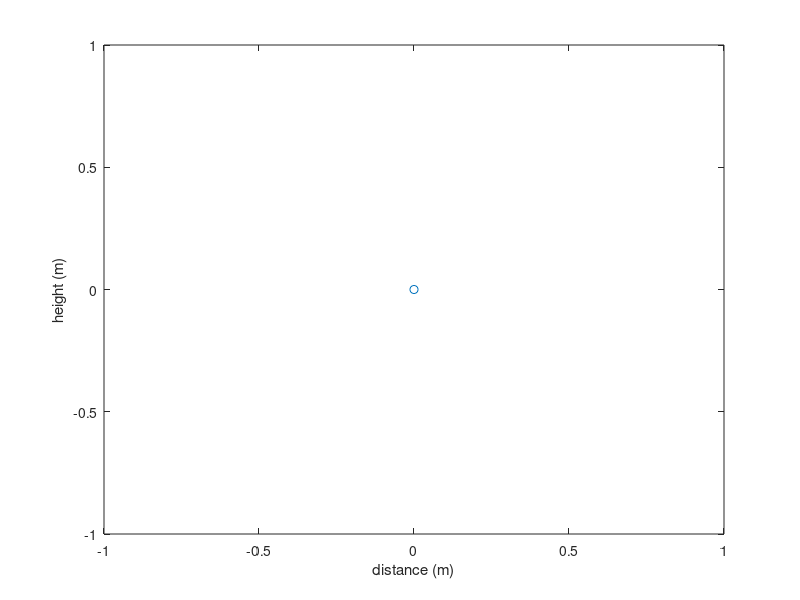

MATLAB code to generate this figure:
clear;
format compact;    % type "help format" to learn what this does

g=9.8;             % acceleration due to gravity
speed=15;          % initial speed is 50 m/s
angle=301;          % beware of radians vs degrees for trig functions

h=0.001;      % timestep of 0.5 second
pos=[0 0];  % start at the origin
vel=speed*[cosd(angle) sind(angle)];


exactRange=speed^2*sind(2*angle)/g;

i=0;
while pos(2)>=0
  i=i+1;
  x(i)=pos(1);
  y(i)=pos(2);

  % Acceleration due to gravity
  acc=[0 -g];

  % Euler method
  pos=pos + h*vel;
  vel=vel + h*acc;
end

% plot the trajectory as points connected by lines
plot(x,y,'o-')
xlabel('distance (m)')
ylabel('height (m)')

% linear interpolation to estimate the range of the projectile
slope=(pos(2)-y(end))/(pos(1)-x(end));
range=x(end)-y(end)/slope;
perror = 100 * abs(range - exactRange) / exactRange;
disp('Range')
disp(range)
disp('% Error')
disp(perror)
